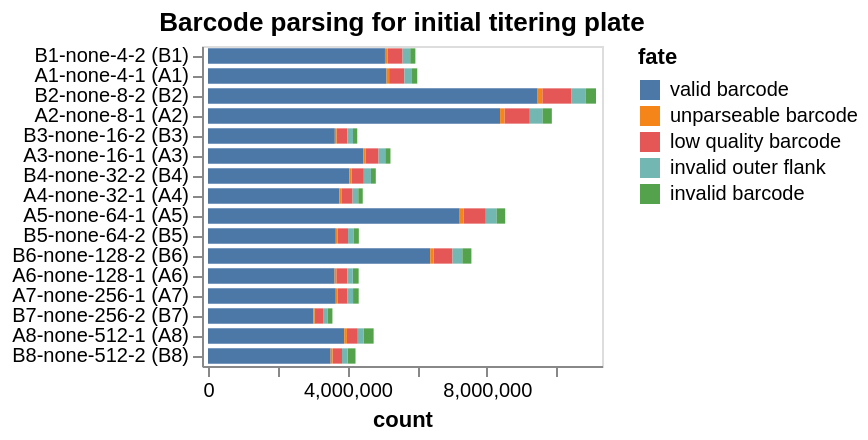

Source (notebook cell):
### Markdown cell above
## Statistics on barcode-parsing for each sample
Make interactive chart of the "fates" of the sequencing reads parsed for each sample on the plate.

If most sequencing reads are not "valid barcodes", this could potentially indicate some problem in the sequencing or barcode set you are parsing.

Potential fates are:
 - *valid barcode*: barcode that matches a known virus or neutralization standard, we hope most reads are this.
 - *invalid barcode*: a barcode with proper flanking sequences, but does not match a known virus or neutralization standard. If you  have a lot of reads of this type, it is probably a good idea to look at the invalid barcode CSVs (in the `./results/barcode_invalid/` subdirectory created by the pipeline) to see what these invalid barcodes are.
 - *unparseable barcode*: could not parse a barcode from this read as there was not a sequence of the correct length with the appropriate flanking sequence.
 - *low quality barcode*: low-quality or `N` nucleotides in barcode, could indicate problem with sequencing.
 - *failed chastity filter*: reads that failed the Illumina chastity filter, if these are reported in the FASTQ (they may not be).

Also, if the number of reads per sample is very uneven, that could indicate that you did not do a good job of balancing the different samples in the Illumina sequencing.

### Code cell
fates = (
    pd.concat([pd.read_csv(f).assign(well=f.strip(platedir).strip('_fates.csv')) for f, s in zip(fate_csvs, samples)])
    .merge(samples_df, validate="many_to_one", on="well")
    .assign(
        fate_counts=lambda x: x.groupby("fate")["count"].transform("sum"),
        sample_well=lambda x: x["sample"] + " (" + x["well"] + ")",
    )
    .query("fate_counts > 0")[  # only keep fates with at least one count
        ["fate", "count", "well", "sample_well", "dilution_factor"]
    ]
)

assert len(fates) == len(fates.drop_duplicates())


sample_wells = list(
    fates.sort_values(["dilution_factor"])["sample_well"]
)



fates_chart = (
    alt.Chart(fates)
    .encode(
        alt.X("count", scale=alt.Scale(nice=False, padding=3)),
        alt.Y(
            "sample_well",
            title=None,
            sort=sample_wells,
        ),
        alt.Color("fate", sort=sorted(fates["fate"].unique(), reverse=True)),
        alt.Order("fate", sort="descending"),
        tooltip=fates.columns.tolist(),
    )
    .mark_bar(height={"band": 0.85})
    .properties(
        height=alt.Step(10),
        width=200,
        title=f"Barcode parsing for initial titering plate",
    )
    .configure_axis(grid=False)
)

fates_chart

### Figure 1 — Vega-Lite specification as saved in the notebook (floating-point values rounded to 4 significant figures)
{"config": {"view": {"continuousWidth": 300, "continuousHeight": 300}, "axis": {"grid": false}}, "data": {"name": "data-cb122a0916f1b1eea06c115a869b55a2"}, "mark": {"type": "bar", "height": {"band": 0.85}}, "encoding": {"color": {"field": "fate", "sort": ["valid barcode", "unparseable barcode", "low quality barcode", "invalid outer flank", "invalid barcode"], "type": "nominal"}, "order": {"field": "fate", "sort": "descending", "type": "nominal"}, "tooltip": [{"field": "fate", "type": "nominal"}, {"field": "count", "type": "quantitative"}, {"field": "well", "type": "nominal"}, {"field": "sample_well", "type": "nominal"}, {"field": "dilution_factor", "type": "quantitative"}], "x": {"field": "count", "scale": {"nice": false, "padding": 3}, "type": "quantitative"}, "y": {"field": "sample_well", "sort": ["B1-none-4-2 (B1)", "B1-none-4-2 (B1)", "B1-none-4-2 (B1)", "B1-none-4-2 (B1)", "B1-none-4-2 (B1)", "A1-none-4-1 (A1)", "A1-none-4-1 (A1)", "A1-none-4-1 (A1)", "A1-none-4-1 (A1)", "A1-none-4-1 (A1)", "B2-none-8-2 (B2)", "B2-none-8-2 (B2)", "B2-none-8-2 (B2)", "B2-none-8-2 (B2)", "A2-none-8-1 (A2)", "B2-none-8-2 (B2)", "A2-none-8-1 (A2)", "A2-none-8-1 (A2)", "A2-none-8-1 (A2)", "A2-none-8-1 (A2)", "B3-none-16-2 (B3)", "B3-none-16-2 (B3)", "A3-none-16-1 (A3)", "A3-none-16-1 (A3)", "A3-none-16-1 (A3)", "A3-none-16-1 (A3)", "B3-none-16-2 (B3)", "B3-none-16-2 (B3)", "B3-none-16-2 (B3)", "A3-none-16-1 (A3)", "B4-none-32-2 (B4)", "A4-none-32-1 (A4)", "A4-none-32-1 (A4)", "A4-none-32-1 (A4)", "B4-none-32-2 (B4)", "A4-none-32-1 (A4)", "A4-none-32-1 (A4)", "B4-none-32-2 (B4)", "B4-none-32-2 (B4)", "B4-none-32-2 (B4)", "A5-none-64-1 (A5)", "B5-none-64-2 (B5)", "A5-none-64-1 (A5)", "A5-none-64-1 (A5)", "B5-none-64-2 (B5)", "B5-none-64-2 (B5)", "B5-none-64-2 (B5)", "B5-none-64-2 (B5)", "A5-none-64-1 (A5)", "A5-none-64-1 (A5)", "B6-none-128-2 (B6)", "B6-none-128-2 (B6)", "B6-none-128-2 (B6)", "B6-none-128-2 (B6)", "B6-none-128-2 (B6)", "A6-none-128-1 (A6)", "A6-none-128-1 (A6)", "A6-none-128-1 (A6)", "A6-none-128-1 (A6)", "A6-none-128-1 (A6)", "A7-none-256-1 (A7)", "A7-none-256-1 (A7)", "A7-none-256-1 (A7)", "A7-none-256-1 (A7)", "B7-none-256-2 (B7)", "B7-none-256-2 (B7)", "A7-none-256-1 (A7)", "B7-none-256-2 (B7)", "B7-none-256-2 (B7)", "B7-none-256-2 (B7)", "A8-none-512-1 (A8)", "A8-none-512-1 (A8)", "B8-none-512-2 (B8)", "B8-none-512-2 (B8)", "A8-none-512-1 (A8)", "A8-none-512-1 (A8)", "A8-none-512-1 (A8)", "B8-none-512-2 (B8)", "B8-none-512-2 (B8)", "B8-none-512-2 (B8)"], "title": null, "type": "nominal"}}, "height": {"step": 10}, "title": "Barcode parsing for initial titering plate", "width": 200, "$schema": "https://vega.github.io/schema/vega-lite/v5.16.3.json", "datasets": {"data-cb122a0916f1b1eea06c115a869b55a2": [{"fate": "valid barcode", "count": 5077465, "well": "B1", "sample_well": "B1-none-4-2 (B1)", "dilution_factor": 4}, {"fate": "low quality barcode", "count": 429095, "well": "B1", "sample_well": "B1-none-4-2 (B1)", "dilution_factor": 4}, {"fate": "invalid outer flank", "count": 220289, "well": "B1", "sample_well": "B1-none-4-2 (B1)", "dilution_factor": 4}, {"fate": "invalid barcode", "count": 146862, "well": "B1", "sample_well": "B1-none-4-2 (B1)", "dilution_factor": 4}, {"fate": "unparseable barcode", "count": 76282, "well": "B1", "sample_well": "B1-none-4-2 (B1)", "dilution_factor": 4}, {"fate": "valid barcode", "count": 3666561, "well": "B5", "sample_well": "B5-none-64-2 (B5)", "dilution_factor": 64}, {"fate": "low quality barcode", "count": 301068, "well": "B5", "sample_well": "B5-none-64-2 (B5)", "dilution_factor": 64}, {"fate": "invalid outer flank", "count": 158959, "well": "B5", "sample_well": "B5-none-64-2 (B5)", "dilution_factor": 64}, {"fate": "invalid barcode", "count": 150903, "well": "B5", "sample_well": "B5-none-64-2 (B5)", "dilution_factor": 64}, {"fate": "unparseable barcode", "count": 50378, "well": "B5", "sample_well": "B5-none-64-2 (B5)", "dilution_factor": 64}, {"fate": "valid barcode", "count": 4057934, "well": "B4", "sample_well": "B4-none-32-2 (B4)", "dilution_factor": 32}, {"fate": "low quality barcode", "count": 350750, "well": "B4", "sample_well": "B4-none-32-2 (B4)", "dilution_factor": 32}, {"fate": "invalid outer flank", "count": 203538, "well": "B4", "sample_well": "B4-none-32-2 (B4)", "dilution_factor": 32}, {"fate": "invalid barcode", "count": 140390, "well": "B4", "sample_well": "B4-none-32-2 (B4)", "dilution_factor": 32}, {"fate": "unparseable barcode", "count": 61832, "well": "B4", "sample_well": "B4-none-32-2 (B4)", "dilution_factor": 32}, {"fate": "valid barcode", "count": 3771496, "well": "A4", "sample_well": "A4-none-32-1 (A4)", "dilution_factor": 32}, {"fate": "low quality barcode", "count": 321128, "well": "A4", "sample_well": "A4-none-32-1 (A4)", "dilution_factor": 32}, {"fate": "invalid outer flank", "count": 164021, "well": "A4", "sample_well": "A4-none-32-1 (A4)", "dilution_factor": 32}, {"fate": "invalid barcode", "count": 128156, "well": "A4", "sample_well": "A4-none-32-1 (A4)", "dilution_factor": 32}, {"fate": "unparseable barcode", "count": 55169, "well": "A4", "sample_well": "A4-none-32-1 (A4)", "dilution_factor": 32}, {"fate": "valid barcode", "count": 3518529, "well": "B8", "sample_well": "B8-none-512-2 (B8)", "dilution_factor": 512}, {"fate": "low quality barcode", "count": 269751, "well": "B8", "sample_well": "B8-none-512-2 (B8)", "dilution_factor": 512}, {"fate": "invalid barcode", "count": 228980, "well": "B8", "sample_well": "B8-none-512-2 (B8)", "dilution_factor": 512}, {"fate": "invalid outer flank", "count": 158063, "well": "B8", "sample_well": "B8-none-512-2 (B8)", "dilution_factor": 512}, {"fate": "unparseable barcode", "count": 57128, "well": "B8", "sample_well": "B8-none-512-2 (B8)", "dilution_factor": 512}, {"fate": "valid barcode", "count": 3665456, "well": "A7", "sample_well": "A7-none-256-1 (A7)", "dilution_factor": 256}, {"fate": "low quality barcode", "count": 286557, "well": "A7", "sample_well": "A7-none-256-1 (A7)", "dilution_factor": 256}, {"fate": "invalid barcode", "count": 162307, "well": "A7", "sample_well": "A7-none-256-1 (A7)", "dilution_factor": 256}, {"fate": "invalid outer flank", "count": 157650, "well": "A7", "sample_well": "A7-none-256-1 (A7)", "dilution_factor": 256}, {"fate": "unparseable barcode", "count": 51980, "well": "A7", "sample_well": "A7-none-256-1 (A7)", "dilution_factor": 256}, {"fate": "valid barcode", "count": 7220885, "well": "A5", "sample_well": "A5-none-64-1 (A5)", "dilution_factor": 64}, {"fate": "low quality barcode", "count": 640616, "well": "A5", "sample_well": "A5-none-64-1 (A5)", "dilution_factor": 64}, {"fate": "invalid outer flank", "count": 311540, "well": "A5", "sample_well": "A5-none-64-1 (A5)", "dilution_factor": 64}, {"fate": "invalid barcode", "count": 246730, "well": "A5", "sample_well": "A5-none-64-1 (A5)", "dilution_factor": 64}, {"fate": "unparseable barcode", "count": 108356, "well": "A5", "sample_well": "A5-none-64-1 (A5)", "dilution_factor": 64}, {"fate": "valid barcode", "count": 3632676, "well": "A6", "sample_well": "A6-none-128-1 (A6)", "dilution_factor": 128}, {"fate": "low quality barcode", "count": 314187, "well": "A6", "sample_well": "A6-none-128-1 (A6)", "dilution_factor": 128}, {"fate": "invalid barcode", "count": 168809, "well": "A6", "sample_well": "A6-none-128-1 (A6)", "dilution_factor": 128}, {"fate": "invalid outer flank", "count": 157244, "well": "A6", "sample_well": "A6-none-128-1 (A6)", "dilution_factor": 128}, {"fate": "unparseable barcode", "count": 49913, "well": "A6", "sample_well": "A6-none-128-1 (A6)", "dilution_factor": 128}, {"fate": "valid barcode", "count": 3907646, "well": "A8", "sample_well": "A8-none-512-1 (A8)", "dilution_factor": 512}, {"fate": "low quality barcode", "count": 311200, "well": "A8", "sample_well": "A8-none-512-1 (A8)", "dilution_factor": 512}, {"fate": "invalid barcode", "count": 282041, "well": "A8", "sample_well": "A8-none-512-1 (A8)", "dilution_factor": 512}, {"fate": "invalid outer flank", "count": 172697, "well": "A8", "sample_well": "A8-none-512-1 (A8)", "dilution_factor": 512}, {"fate": "unparseable barcode", "count": 78526, "well": "A8", "sample_well": "A8-none-512-1 (A8)", "dilution_factor": 512}, {"fate": "valid barcode", "count": 3021778, "well": "B7", "sample_well": "B7-none-256-2 (B7)", "dilution_factor": 256}, {"fate": "low quality barcode", "count": 237571, "well": "B7", "sample_well": "B7-none-256-2 (B7)", "dilution_factor": 256}, {"fate": "invalid outer flank", "count": 134548, "well": "B7", "sample_well": "B7-none-256-2 (B7)", "dilution_factor": 256}, {"fate": "invalid barcode", "count": 134291, "well": "B7", "sample_well": "B7-none-256-2 (B7)", "dilution_factor": 256}, {"fate": "unparseable barcode", "count": 41909, "well": "B7", "sample_well": "B7-none-256-2 (B7)", "dilution_factor": 256}, {"fate": "valid barcode", "count": 3638754, "well": "B3", "sample_well": "B3-none-16-2 (B3)", "dilution_factor": 16}, {"fate": "low quality barcode", "count": 308156, "well": "B3", "sample_well": "B3-none-16-2 (B3)", "dilution_factor": 16}, {"fate": "invalid outer flank", "count": 160270, "well": "B3", "sample_well": "B3-none-16-2 (B3)", "dilution_factor": 16}, {"fate": "invalid barcode", "count": 122542, "well": "B3", "sample_well": "B3-none-16-2 (B3)", "dilution_factor": 16}, {"fate": "unparseable barcode", "count": 52964, "well": "B3", "sample_well": "B3-none-16-2 (B3)", "dilution_factor": 16}, {"fate": "valid barcode", "count": 5121937, "well": "A1", "sample_well": "A1-none-4-1 (A1)", "dilution_factor": 4}, {"fate": "low quality barcode", "count": 436558, "well": "A1", "sample_well": "A1-none-4-1 (A1)", "dilution_factor": 4}, {"fate": "invalid outer flank", "count": 218671, "well": "A1", "sample_well": "A1-none-4-1 (A1)", "dilution_factor": 4}, {"fate": "invalid barcode", "count": 152572, "well": "A1", "sample_well": "A1-none-4-1 (A1)", "dilution_factor": 4}, {"fate": "unparseable barcode", "count": 74499, "well": "A1", "sample_well": "A1-none-4-1 (A1)", "dilution_factor": 4}, {"fate": "valid barcode", "count": 9457998, "well": "B2", "sample_well": "B2-none-8-2 (B2)", "dilution_factor": 8}, {"fate": "low quality barcode", "count": 839427, "well": "B2", "sample_well": "B2-none-8-2 (B2)", "dilution_factor": 8}, {"fate": "invalid outer flank", "count": 408555, "well": "B2", "sample_well": "B2-none-8-2 (B2)", "dilution_factor": 8}, {"fate": "invalid barcode", "count": 292231, "well": "B2", "sample_well": "B2-none-8-2 (B2)", "dilution_factor": 8}, {"fate": "unparseable barcode", "count": 134078, "well": "B2", "sample_well": "B2-none-8-2 (B2)", "dilution_factor": 8}, {"fate": "valid barcode", "count": 4453910, "well": "A3", "sample_well": "A3-none-16-1 (A3)", "dilution_factor": 16}, {"fate": "low quality barcode", "count": 374457, "well": "A3", "sample_well": "A3-none-16-1 (A3)", "dilution_factor": 16}, {"fate": "invalid outer flank", "count": 193644, "well": "A3", "sample_well": "A3-none-16-1 (A3)", "dilution_factor": 16}, {"fate": "invalid barcode", "count": 148428, "well": "A3", "sample_well": "A3-none-16-1 (A3)", "dilution_factor": 16}, {"fate": "unparseable barcode", "count": 64718, "well": "A3", "sample_well": "A3-none-16-1 (A3)", "dilution_factor": 16}, {"fate": "valid barcode", "count": 6375649, "well": "B6", "sample_well": "B6-none-128-2 (B6)", "dilution_factor": 128}, {"fate": "low quality barcode", "count": 539957, "well": "B6", "sample_well": "B6-none-128-2 (B6)", "dilution_factor": 128}, {"fate": "invalid outer flank", "count": 283446, "well": "B6", "sample_well": "B6-none-128-2 (B6)", "dilution_factor": 128}, {"fate": "invalid barcode", "count": 259408, "well": "B6", "sample_well": "B6-none-128-2 (B6)", "dilution_factor": 128}, {"fate": "unparseable barcode", "count": 99077, "well": "B6", "sample_well": "B6-none-128-2 (B6)", "dilution_factor": 128}, {"fate": "valid barcode", "count": 8380443, "well": "A2", "sample_well": "A2-none-8-1 (A2)", "dilution_factor": 8}, {"fate": "low quality barcode", "count": 728303, "well": "A2", "sample_well": "A2-none-8-1 (A2)", "dilution_factor": 8}, {"fate": "invalid outer flank", "count": 365709, "well": "A2", "sample_well": "A2-none-8-1 (A2)", "dilution_factor": 8}, {"fate": "invalid barcode", "count": 266673, "well": "A2", "sample_well": "A2-none-8-1 (A2)", "dilution_factor": 8}, {"fate": "unparseable barcode", "count": 124126, "well": "A2", "sample_well": "A2-none-8-1 (A2)", "dilution_factor": 8}]}}
